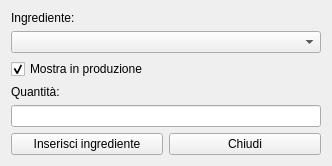
<?xml version="1.0" encoding="UTF-8"?>
<ui version="4.0">
 <class>HRecipeAddRow</class>
 <widget class="QWidget" name="HRecipeAddRow">
  <property name="windowModality">
   <enum>Qt::ApplicationModal</enum>
  </property>
  <property name="geometry">
   <rect>
    <x>0</x>
    <y>0</y>
    <width>332</width>
    <height>166</height>
   </rect>
  </property>
  <property name="windowTitle">
   <string>Form</string>
  </property>
  <layout class="QVBoxLayout" name="verticalLayout_5">
   <item>
    <layout class="QVBoxLayout" name="verticalLayout_4">
     <item>
      <layout class="QVBoxLayout" name="verticalLayout_3">
       <item>
        <layout class="QVBoxLayout" name="verticalLayout_2">
         <item>
          <widget class="QLabel" name="label">
           <property name="text">
            <string>Ingrediente:</string>
           </property>
          </widget>
         </item>
         <item>
          <widget class="QComboBox" name="comboBox"/>
         </item>
         <item>
          <widget class="QCheckBox" name="checkBox">
           <property name="text">
            <string>Mostra in produzione</string>
           </property>
           <property name="checked">
            <bool>true</bool>
           </property>
          </widget>
         </item>
        </layout>
       </item>
       <item>
        <layout class="QVBoxLayout" name="verticalLayout">
         <item>
          <widget class="QLabel" name="label_2">
           <property name="text">
            <string>Quantità:</string>
           </property>
          </widget>
         </item>
         <item>
          <layout class="QHBoxLayout" name="horizontalLayout_2">
           <item>
            <widget class="QLineEdit" name="lineEdit"/>
           </item>
          </layout>
         </item>
        </layout>
       </item>
      </layout>
     </item>
     <item>
      <layout class="QHBoxLayout" name="horizontalLayout">
       <item>
        <widget class="QPushButton" name="pushButton">
         <property name="text">
          <string>Inserisci ingrediente</string>
         </property>
        </widget>
       </item>
       <item>
        <widget class="QPushButton" name="pushButton_2">
         <property name="text">
          <string>Chiudi</string>
         </property>
        </widget>
       </item>
      </layout>
     </item>
    </layout>
   </item>
  </layout>
 </widget>
 <resources/>
 <connections/>
</ui>
